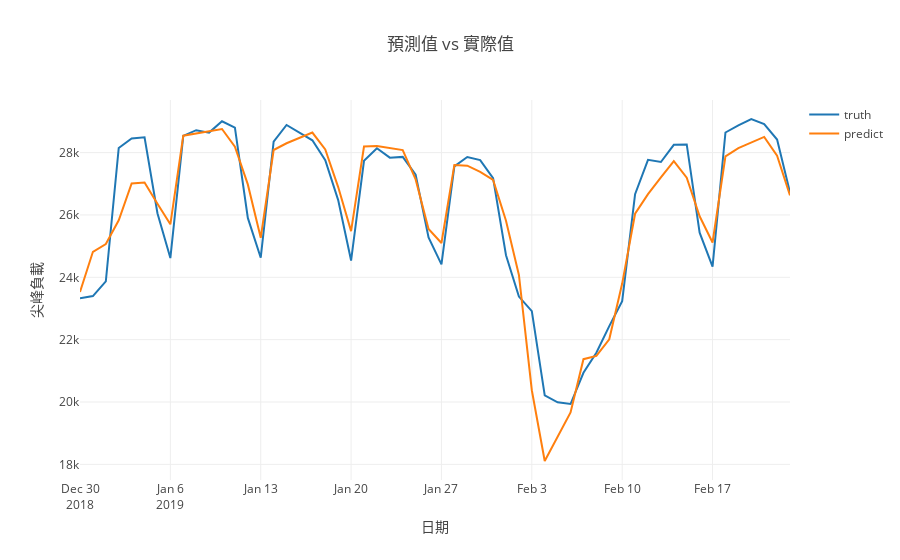

Notebook code cell kept with this figure:
### Code cell
ground_truth = go.Scatter(x=time_range, y=truth, name='truth')
predict_answer = go.Scatter(x=time_range, y=pred, name='predict')
layout = go.Layout(
    title = '預測值 vs 實際值',
    xaxis = dict(title = '日期'),
    yaxis = dict(title = '尖峰負載')
)
fig = go.Figure(data=[ground_truth, predict_answer], layout=layout)
iplot(fig)
